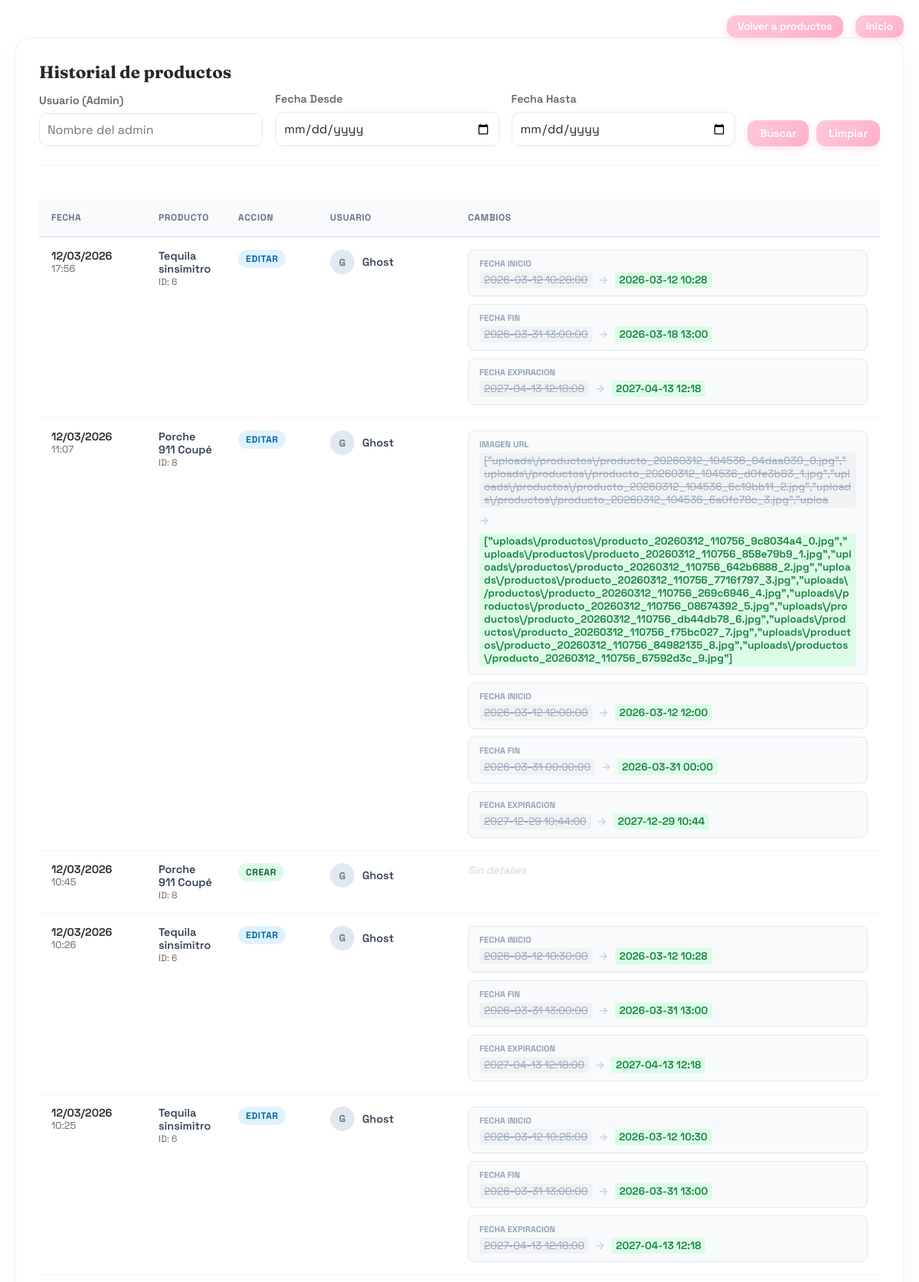
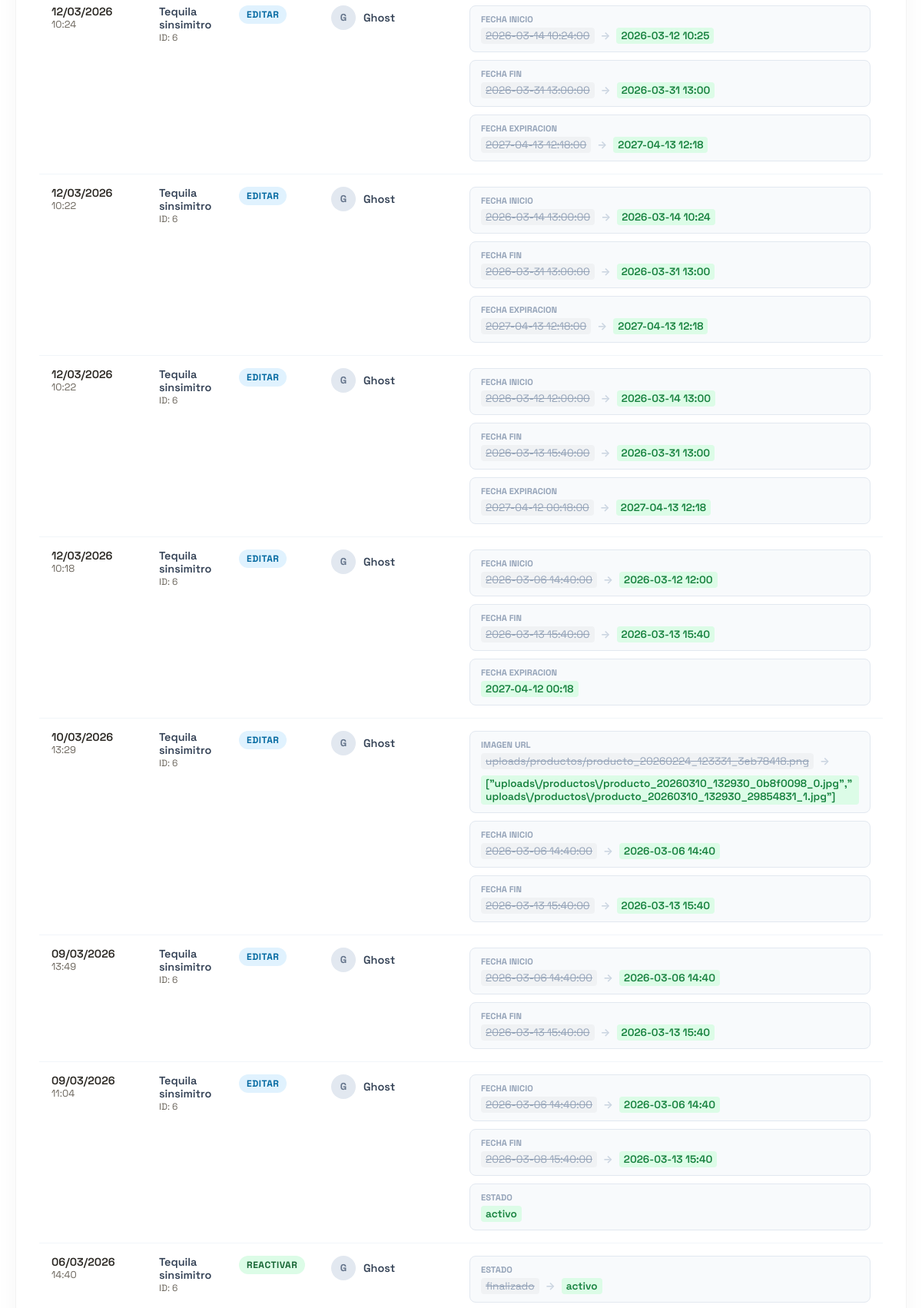
The page /php/historial_productos.php (signed in, upper part) on the database its author committed (2 pictures, top to bottom).
### tables this page shows
CREATE TABLE `historial_productos` (
  `id` int(11) NOT NULL,
  `producto_id` int(11) NOT NULL,
  `producto_nombre` varchar(255) DEFAULT NULL,
  `accion` varchar(30) NOT NULL,
  `usuario_id` int(11) DEFAULT NULL,
  `usuario_nombre` varchar(100) DEFAULT NULL,
  `cambios` longtext DEFAULT NULL,
  `ip` varchar(45) DEFAULT NULL,
  `created_at` timestamp NOT NULL DEFAULT current_timestamp()
);

### php/historial_productos.php (the view, shortened to what this page needs)
<?php
require_once __DIR__ . "/../config/db.php";
$historial = [];
$filtroAdmin = trim($_GET["admin"] ?? "");
$filtroDesde = trim($_GET["desde"] ?? "");
$filtroHasta = trim($_GET["hasta"] ?? "");
$sql = "SELECT id, producto_id, producto_nombre, accion, usuario_id, usuario_nombre, cambios, created_at FROM historial_productos";
$sql .= " ORDER BY created_at DESC LIMIT 200";
$stmt = $mysqli->prepare($sql);
if ($stmt) {
    $stmt->execute();
    $result = $stmt->get_result();
    if ($result) {
        while ($row = $result->fetch_assoc()) {
            $historial[] = $row;
        }
    }
}
function display_value($value)
{
    return (string) $value;
}
?>
<!DOCTYPE html>
<html lang="es">
<head>
    <link href="../css/style.css" rel="stylesheet" />
</head>
<body class="auth-page">
    <main class="history-container">
        <div class="panel-actions">
            <a class="btn btn-compact ghost" href="productos.php">Volver a productos</a>
            <a class="btn btn-compact ghost" href="dashboard.php">Inicio</a>
        </div>
        <section class="history-card">
            <div class="section-header">
                <h2 class="section-title">Historial de productos</h2>
            </div>
            <form class="history-filters" method="get">
                <label class="field">
                    <span>Usuario (Admin)</span>
                    <input name="admin" type="text" placeholder="Nombre del admin" value="<?php echo htmlspecialchars($filtroAdmin); ?>" />
                </label>
                <label class="field">
                    <span>Fecha Desde</span>
                    <input name="desde" type="date" value="<?php echo htmlspecialchars($filtroDesde); ?>" />
                </label>
                <label class="field">
                    <span>Fecha Hasta</span>
                    <input name="hasta" type="date" value="<?php echo htmlspecialchars($filtroHasta); ?>" />
                </label>
                <div class="history-actions">
                    <button class="btn btn-compact" type="submit">Buscar</button>
                    <a class="btn btn-compact ghost" href="historial_productos.php">Limpiar</a>
                </div>
            </form>
            <div class="table-wrap">
                <table class="history-table">
                    <thead>
                        <tr>
                            <th class="col-date">Fecha</th>
                            <th class="col-product">Producto</th>
                            <th class="col-action">Accion</th>
                            <th class="col-user">Usuario</th>
                            <th>Cambios</th>
                        </tr>
                    </thead>
                    <tbody>
                        <?php if (count($historial) === 0) { ?>
                            <tr>
                                <td colspan="5">Sin registros.</td>
                            </tr>
                        <?php } else { ?>
                            <?php foreach ($historial as $row) { ?>
                                <?php
                                    $cambios = $row["cambios"] ? json_decode($row["cambios"], true) : null;
                                    $changeList = $cambios["changes"] ?? [];
                                    $accion = strtolower($row["accion"] ?? "");
                                    $badgeClass = "badge-default";
                                    if (in_array($accion, ['crear', 'reactivar', 'reanudar'])) $badgeClass = "badge-success";
                                    elseif ($accion === 'editar') $badgeClass = "badge-info";
                                    elseif (in_array($accion, ['eliminar', 'retirar'])) $badgeClass = "badge-danger";
                                    elseif ($accion === 'pausar') $badgeClass = "badge-warning";
                                ?>
                                <tr>
                                    <td data-label="Fecha" class="col-date">
                                        <div class="date-cell">
                                            <span class="date"><?php echo date("d/m/Y", strtotime($row["created_at"])); ?></span>
                                            <span class="time"><?php echo date("H:i", strtotime($row["created_at"])); ?></span>
                                        </div>
                                    </td>
                                    <td data-label="Producto" class="col-product">
                                        <div class="product-cell">
                                            <strong class="product-name"><?php echo htmlspecialchars($row["producto_nombre"] ?? ""); ?></strong>
                                            <span class="product-id">ID: <?php echo (int) $row["producto_id"]; ?></span>
                                        </div>
                                    </td>
                                    <td data-label="Accion" class="col-action"><span class="status-badge <?php echo $badgeClass; ?>"><?php echo ucfirst($accion); ?></span></td>
                                    <td data-label="Usuario" class="col-user">
                                        <div class="user-cell">
                                            <div class="user-avatar"><?php echo strtoupper(substr($row["usuario_nombre"] ?? "S", 0, 1)); ?></div>
                                            <span><?php echo htmlspecialchars($row["usuario_nombre"] ?? "Sistema"); ?></span>
                                        </div>
                                    </td>
                                    <td data-label="Cambios" class="changes-col">
                                        <?php if (empty($changeList)) { ?>
                                            <span class="no-changes">Sin detalles</span>
                                        <?php } else { ?>
                                            <div class="changes-list">
                                                <?php foreach ($changeList as $field => $pair) { ?>
                                                    <?php
                                                        $before = $pair["before"] ?? null;
                                                        $after = $pair["after"] ?? null;
                                                        $fieldLabel = ucfirst(str_replace('_', ' ', $field));
                                                    ?>
                                                    <div class="change-item">
                                                        <span class="change-label"><?php echo htmlspecialchars($fieldLabel); ?></span>
                                                        <div class="change-diff">
                                                            <?php if ($before !== null && $before !== "") { ?>
                                                                <span class="val-old"><?php echo htmlspecialchars(display_value($before)); ?></span>
                                                                <span class="arrow">&rarr;</span>
                                                            <?php } ?>
                                                            <span class="val-new"><?php echo htmlspecialchars(display_value($after)); ?></span>
                                                        </div>
                                                    </div>
                                                <?php } ?>
                                            </div>
                                        <?php } ?>
                                    </td>
                                </tr>
                            <?php } ?>
                        <?php } ?>
                    </tbody>
                </table>
            </div>
        </section>
    </main>
</body>
</html>

### css/style.css (style rules this page uses)
:root { --bg: #f4efe5; --bg-soft: #fdf7ef; --ink: #2a2722; --muted: #6b655c; --accent: #7a946d; --accent-2: #cbb992; --line: rgba(42, 39, 34, 0.16); --shadow: 0 24px 60px rgba(41, 35, 26, 0.16); --pastel-pink: #ffc8dd; --pastel-pink-dark: #ffafcc; --pastel-blue: #a2d2ff; --pastel-blue-dark: #8ecae6; --pastel-purple: #cdb4db; }
* { box-sizing: border-box; margin: 0; padding: 0; }
body { font-family: "Space Grotesk", system-ui, -apple-system, "Segoe UI", sans-serif; background: #ffffff; color: var(--ink); min-height: 100vh; }
.auth-page { display: block; }
button, input, select, textarea { font-family: inherit; }
a { color: inherit; text-decoration: none; }
.panel-actions { grid-column: 1 / -1; display: flex; justify-content: flex-end; gap: 16px; flex-wrap: wrap; }
.panel-actions .btn.btn-compact { padding: 6px 14px; font-size: 0.85rem; }
.field { display: grid; gap: 8px; font-weight: 600; }
.field span { font-size: 0.9rem; color: var(--muted); }
.field input { border-radius: 14px; border: 1px solid var(--line); padding: 12px 14px; background: white; font-family: inherit; font-size: 1rem; color: var(--ink); width: 100%; }
.btn { border-radius: 12px; padding: 12px 20px; border: none; background: linear-gradient(135deg, var(--pastel-pink), var(--pastel-pink-dark)); color: #ffffff; font-weight: 600; cursor: pointer; transition: all 0.3s ease; width: 100%; box-shadow: 0 4px 10px rgba(255, 175, 204, 0.3); }
.btn.btn-compact { padding: 8px 16px; font-size: 0.9rem; width: auto; }
.section-title { font-family: "Fraunces", serif; font-size: 1.4rem; }
.section-header { display: flex; flex-wrap: wrap; align-items: center; justify-content: space-between; gap: 12px; margin-bottom: 12px; }
.table-wrap { overflow-x: auto; }
.history-filters { display: grid; grid-template-columns: repeat(auto-fit, minmax(200px, 1fr)); gap: 14px; margin: 10px 0 18px; align-items: end; }
.history-actions { display: flex; gap: 10px; flex-wrap: wrap; }
.date-cell { display: flex; flex-direction: column; line-height: 1.2; }
.date-cell .date { font-weight: 600; color: var(--ink); }
.date-cell .time { font-size: 0.8rem; color: var(--muted); }
.product-cell { display: flex; flex-direction: column; line-height: 1.2; }
.product-cell .product-name { font-weight: 600; }
.product-cell .product-id { font-size: 0.75rem; color: var(--muted); }
.status-badge { display: inline-block; padding: 6px 12px; border-radius: 8px; font-size: 0.75rem; font-weight: 700; text-transform: uppercase; letter-spacing: 0.5px; }
.badge-success { background: #dcfce7; color: #166534; }
.badge-info { background: #e0f2fe; color: #0369a1; }
.user-cell { display: flex; align-items: center; gap: 10px; font-weight: 600; font-size: 0.9rem; }
.user-avatar { width: 32px; height: 32px; border-radius: 50%; background: linear-gradient(135deg, var(--pastel-blue), var(--pastel-blue-dark)); color: white; display: grid; place-items: center; font-size: 0.8rem; font-weight: 700; }
.changes-list { display: flex; flex-direction: column; gap: 8px; }
.change-item { background: #f8fafc; border: 1px solid #e2e8f0; border-radius: 8px; padding: 8px 12px; font-size: 0.85rem; }
.change-label { display: block; font-size: 0.7rem; text-transform: uppercase; font-weight: 700; color: #94a3b8; margin-bottom: 4px; }
.change-diff { display: flex; flex-wrap: wrap; align-items: center; gap: 8px; }
.val-old { text-decoration: line-through; color: #94a3b8; }
.val-new { color: var(--ink); font-weight: 600; background: rgba(122, 148, 109, 0.1); padding: 2px 6px; border-radius: 4px; }
.arrow { color: #cbd5e1; font-weight: bold; }
.no-changes { font-style: italic; color: #cbd5e1; font-size: 0.85rem; }

### rows shown on the page
historial_productos: created_at "12/03/2026", created_at "17:56", producto_nombre "Tequila sinsimitro", producto "6", accion "EDITAR", usuario_nombre "G", usuario_nombre "Ghost", fieldLabel "FECHA INICIO", before "2026-03-12 10:28:00", after "2026-03-12 10:28", fieldLabel "FECHA FIN", before "2026-03-31 13:00:00", after "2026-03-18 13:00", fieldLabel "FECHA EXPIRACION", before "2027-04-13 12:18:00", after "2027-04-13 12:18"
historial_productos: created_at "12/03/2026", created_at "11:07", producto_nombre "Porche 911 Coupé", producto "8", accion "EDITAR", usuario_nombre "G", usuario_nombre "Ghost", fieldLabel "IMAGEN URL", before "[\"uploads\\/productos\\/producto_20260312_104536_04daa030_0.jpg\",\"uploads\\/productos\\/producto_20260312_104536_d0fe3b83_1.jpg\",\"uploads\\/productos\\/producto_20260312_104536_6c19bb11_2.jpg\",\"uploads\\/productos\\/producto_20260312_104536_6a0fc78c_3.jpg\",\"uploa", after "[\"uploads\\/productos\\/producto_20260312_110756_9c8034a4_0.jpg\",\"uploads\\/productos\\/producto_20260312_110756_858e79b9_1.jpg\",\"uploads\\/productos\\/producto_20260312_110756_642b6888_2.jpg\",\"uploads\\/productos\\/producto_20260312_110756_7716f797_3.jpg\",\"uploads\\/productos\\/producto_20260312_110756_269c6946_4.jpg\",\"uploads\\/productos\\/producto_20260312_110756_08674392_5.jpg\",\"uploads\\/productos\\/producto_20260312_110756_db44db78_6.jpg\",\"uploads\\/productos\\/producto_20260312_110756_f75bc027_7.jpg\",\"uploads\\/productos\\/producto_20260312_110756_84982135_8.jpg\",\"uploads\\/productos\\/producto_20260312_110756_67592d3c_9.jpg\"]", fieldLabel "FECHA INICIO", before "2026-03-12 12:00:00", after "2026-03-12 12:00", fieldLabel "FECHA FIN", before "2026-03-31 00:00:00", after "2026-03-31 00:00", fieldLabel "FECHA EXPIRACION", before "2027-12-29 10:44:00", after "2027-12-29 10:44"
historial_productos: created_at "12/03/2026", created_at "10:45", producto_nombre "Porche 911 Coupé", producto "8", accion "CREAR", usuario_nombre "G", usuario_nombre "Ghost", shows "Sin detalles"
historial_productos: created_at "12/03/2026", created_at "10:26", producto_nombre "Tequila sinsimitro", producto "6", accion "EDITAR", usuario_nombre "G", usuario_nombre "Ghost", fieldLabel "FECHA INICIO", before "2026-03-12 10:30:00", after "2026-03-12 10:28", fieldLabel "FECHA FIN", before "2026-03-31 13:00:00", after "2026-03-31 13:00", fieldLabel "FECHA EXPIRACION", before "2027-04-13 12:18:00", after "2027-04-13 12:18"
historial_productos: created_at "12/03/2026", created_at "10:25", producto_nombre "Tequila sinsimitro", producto "6", accion "EDITAR", usuario_nombre "G", usuario_nombre "Ghost", fieldLabel "FECHA INICIO", before "2026-03-12 10:25:00", after "2026-03-12 10:30", fieldLabel "FECHA FIN", before "2026-03-31 13:00:00", after "2026-03-31 13:00", fieldLabel "FECHA EXPIRACION", before "2027-04-13 12:18:00", after "2027-04-13 12:18"
historial_productos: created_at "12/03/2026", created_at "10:24", producto_nombre "Tequila sinsimitro", producto "6", accion "EDITAR", usuario_nombre "G", usuario_nombre "Ghost", fieldLabel "FECHA INICIO", before "2026-03-14 10:24:00", after "2026-03-12 10:25", fieldLabel "FECHA FIN", before "2026-03-31 13:00:00", after "2026-03-31 13:00", fieldLabel "FECHA EXPIRACION", before "2027-04-13 12:18:00", after "2027-04-13 12:18"
historial_productos: created_at "12/03/2026", created_at "10:22", producto_nombre "Tequila sinsimitro", producto "6", accion "EDITAR", usuario_nombre "G", usuario_nombre "Ghost", fieldLabel "FECHA INICIO", before "2026-03-14 13:00:00", after "2026-03-14 10:24", fieldLabel "FECHA FIN", before "2026-03-31 13:00:00", after "2026-03-31 13:00", fieldLabel "FECHA EXPIRACION", before "2027-04-13 12:18:00", after "2027-04-13 12:18"
historial_productos: created_at "12/03/2026", created_at "10:22", producto_nombre "Tequila sinsimitro", producto "6", accion "EDITAR", usuario_nombre "G", usuario_nombre "Ghost", fieldLabel "FECHA INICIO", before "2026-03-12 12:00:00", after "2026-03-14 13:00", fieldLabel "FECHA FIN", before "2026-03-13 15:40:00", after "2026-03-31 13:00", fieldLabel "FECHA EXPIRACION", before "2027-04-12 00:18:00", after "2027-04-13 12:18"
historial_productos: created_at "12/03/2026", created_at "10:18", producto_nombre "Tequila sinsimitro", producto "6", accion "EDITAR", usuario_nombre "G", usuario_nombre "Ghost", fieldLabel "FECHA INICIO", before "2026-03-06 14:40:00", after "2026-03-12 12:00", fieldLabel "FECHA FIN", before "2026-03-13 15:40:00", after "2026-03-13 15:40", fieldLabel "FECHA EXPIRACION", after "2027-04-12 00:18"
historial_productos: created_at "10/03/2026", created_at "13:29", producto_nombre "Tequila sinsimitro", producto "6", accion "EDITAR", usuario_nombre "G", usuario_nombre "Ghost", fieldLabel "IMAGEN URL", before "uploads/productos/producto_20260224_123331_3eb78418.png", after "[\"uploads\\/productos\\/producto_20260310_132930_0b8f0098_0.jpg\",\"uploads\\/productos\\/producto_20260310_132930_29854831_1.jpg\"]", fieldLabel "FECHA INICIO", before "2026-03-06 14:40:00", after "2026-03-06 14:40", fieldLabel "FECHA FIN", before "2026-03-13 15:40:00", after "2026-03-13 15:40"
historial_productos: created_at "09/03/2026", created_at "13:49", producto_nombre "Tequila sinsimitro", producto "6", accion "EDITAR", usuario_nombre "G", usuario_nombre "Ghost", fieldLabel "FECHA INICIO", before "2026-03-06 14:40:00", after "2026-03-06 14:40", fieldLabel "FECHA FIN", before "2026-03-13 15:40:00", after "2026-03-13 15:40"
historial_productos: created_at "09/03/2026", created_at "11:04", producto_nombre "Tequila sinsimitro", producto "6", accion "EDITAR", usuario_nombre "G", usuario_nombre "Ghost", fieldLabel "FECHA INICIO", before "2026-03-06 14:40:00", after "2026-03-06 14:40", fieldLabel "FECHA FIN", before "2026-03-08 15:40:00", after "2026-03-13 15:40", fieldLabel "ESTADO", after "activo"
historial_productos: created_at "06/03/2026", created_at "14:40", producto_nombre "Tequila sinsimitro", producto "6", accion "REACTIVAR", usuario_nombre "G", usuario_nombre "Ghost", fieldLabel "ESTADO", before "finalizado", after "activo"
